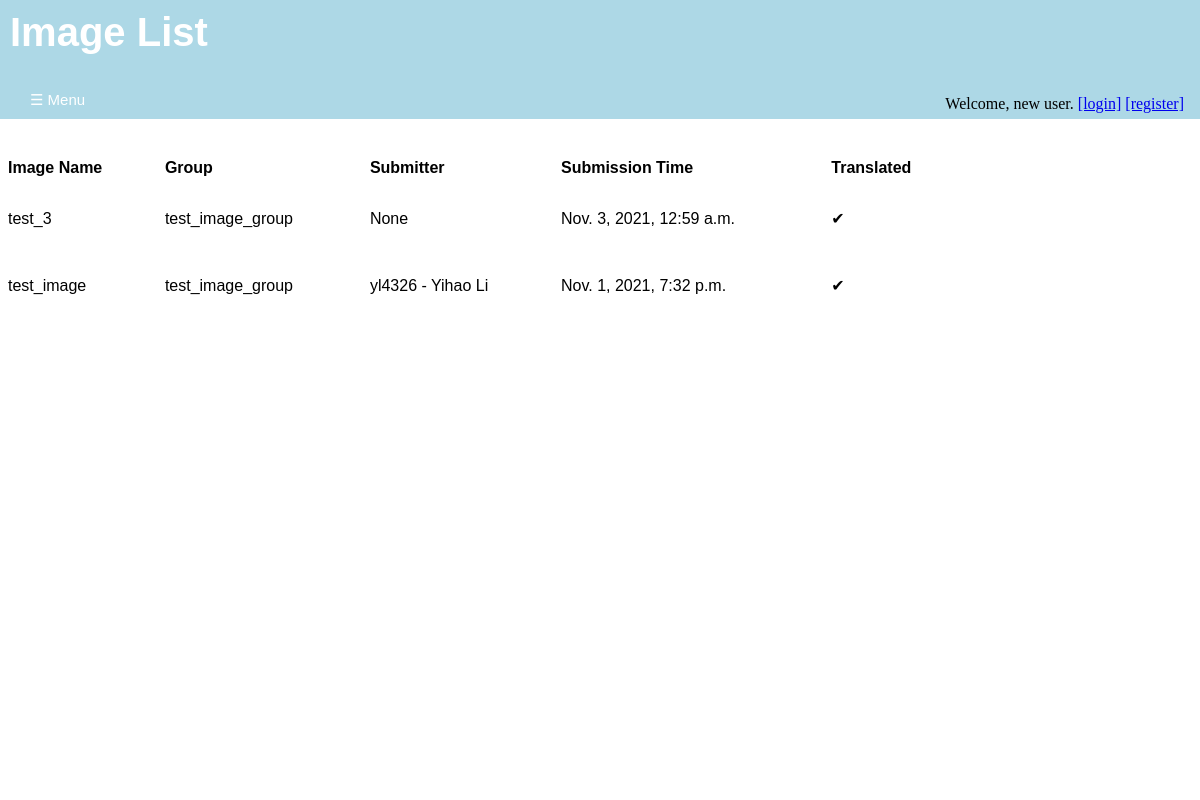
/annotations/image_list/, run on an earlier commit of the app's database.
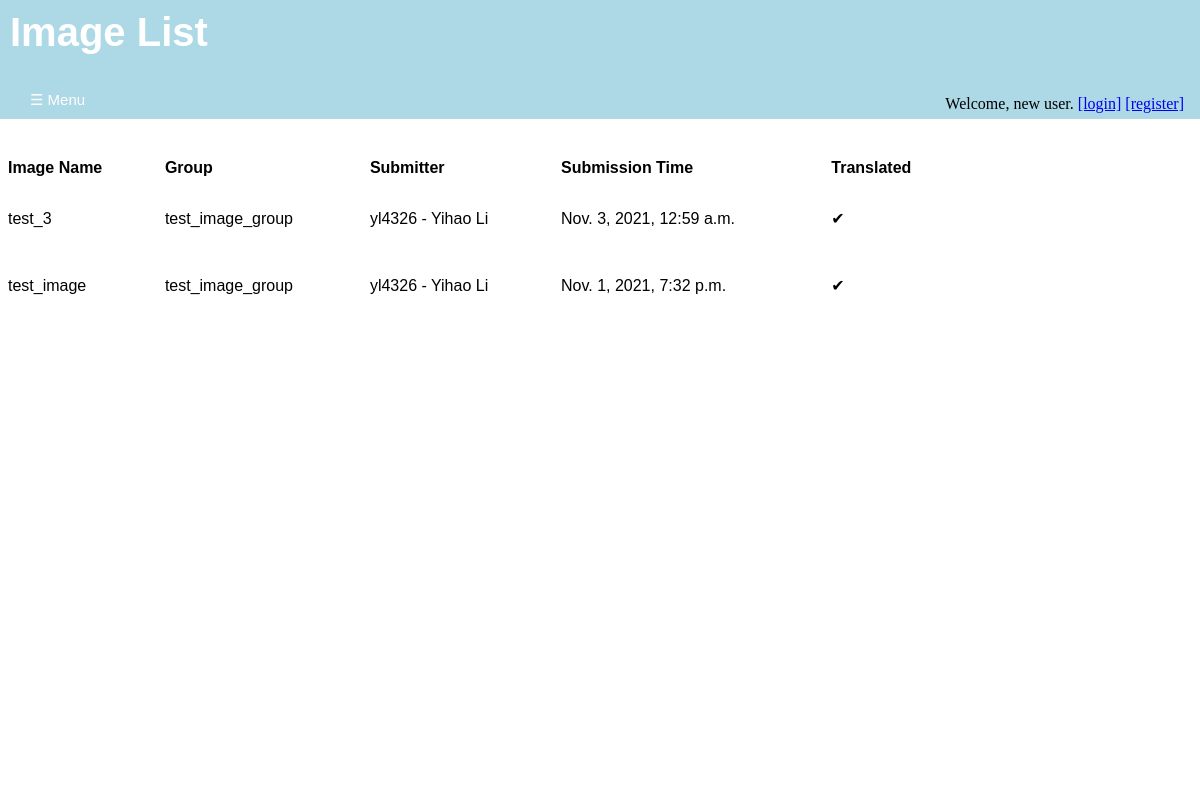
And on a later commit of the database.
### annotations/models.py (models this page shows, shortened)
class Image(models.Model):
    image_name = models.CharField(max_length = 200, unique=True)
    submission_date = models.DateTimeField('date of submission')
    image_upload = models.FileField(upload_to = svs_rename)
    translated = models.BooleanField(default= 'False')
    svs_path = models.FilePathField(path = "/home/alexliyihao/svss", match = ".*\.svs")
    dzi_path = models.FilePathField(path = "/home/alexliyihao/dzis", match = ".*\.dzi")
    height = models.PositiveIntegerField()
    width = models.PositiveIntegerField()
    image_description = models.TextField()
    completely_annotated = models.BooleanField(default = 'False')
    group = models.ForeignKey(ImageGroup, on_delete=models.SET_NULL, blank = True, null = True)
    submit_user = models.ForeignKey(User, on_delete=models.PROTECT, blank = True, null = True)

class ImageGroup(models.Model):
    group_name = models.CharField(max_length = 200, unique=True)
    group_description = models.TextField()
    def __str__(self):
      return self.group_name

class User(auth_user):
    UNI = models.CharField(max_length = 8, unique=True)
    register_date = models.DateTimeField('date of registration', blank = True)
    organizations = models.ForeignKey('Organization', on_delete=models.PROTECT,null = True, blank = True)
    def __str__(self):
      return f"{self.UNI} - {self.first_name} {self.last_name}"

### annotations/views.py (the view)
# urls.py: path('image_list/', views.ImageListView.as_view(), name='image-list'),
class ImageListView(generic.ListView):
    template_name = 'annotations/image_list.html'
    context_object_name = 'image_list'
    def get_queryset(self):
        return Image.objects.order_by('-submission_date')

### annotations/templates/annotations/image_list.html (shortened to what this page needs)
<!DOCTYPE html>
<html lang="en" dir="ltr">
  <head>
    {% load static %}
    <link rel="stylesheet" type="text/css" href="{% static 'annotations/style.css' %}">
  </head>
  <body>
  {% if image_list %}
    <div id='title' class='title'>
      <h1>Image List</h1>
      <div id='login-widget' class='login-widget'>
      {% if user.is_authenticated %}
         <p>Welcome, {{ user.get_username }}.</p>
         <a href="{% url 'annotations:logout' %}">[logout]</a>
      {% else %}
        <p>Welcome, new user.</p>
        <a href="{% url 'annotations:login' %}" >[login]</a>
        <a href="{% url 'annotations:registration' %}" >[register]</a>
      {% endif %}
      </div>
      <button class="openbotton" onclick="openNav()">&#9776; Menu</button>
    </div>
    <div id='body' class='body'>
      <table>
        <tr>
          <th>Image Name</th>
          <th>Group</th>
          <th>Submitter</th>
          <th>Submission Time</th>
          <th>Translated</th>
        </tr>
        {% for image in image_list %}
          <tr>
            <td>
            {% if image.translated %}
               <a href="{% url 'annotations:image-views' image.id %}">{{ image.image_name }}
               </a>
            {% else %}
               <a>{{image.image_name}}</a>
            {% endif %}
            <td><a> {{ image.group }} </a></td>
            <td><a> {{ image.submit_user }}</a></td>
            <td><a> {{ image.submission_date }}</a></td>
            <td><p> {{ image.translated|yesno:"✔,✘" }} </p></td>
           </tr>
        {% endfor %}
      </table>
    </div>
  {% else %}
    <div id='title' class = "title">
      <h1>No images are available.</h1>
    </div>
  {% endif %}
  </body>
</html>

What changed in the data, as far as the page shows it:
changed Image "test_3": submit_user "None" → "yl4326 - Yihao Li"
